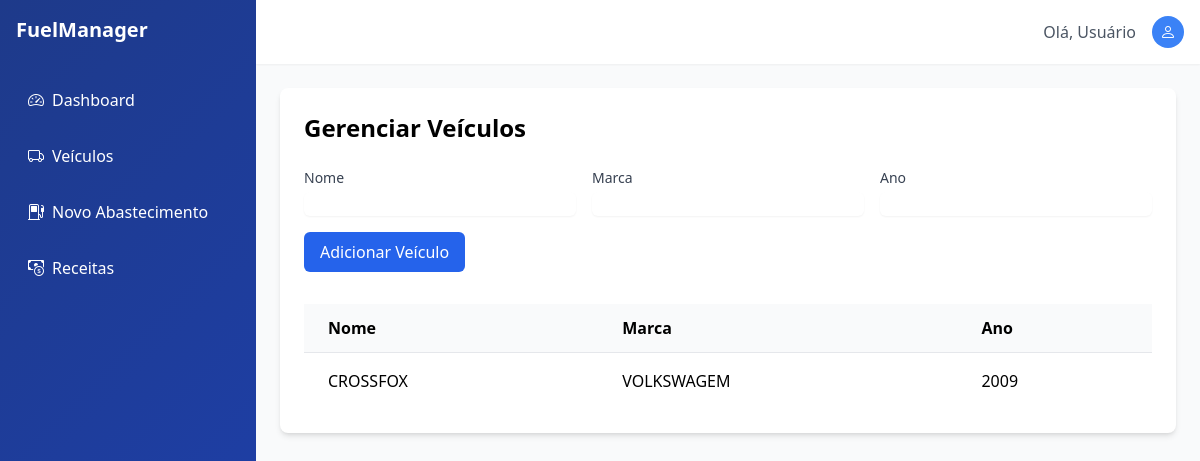
Page /veiculos on the committed database.
### app.py (models this page shows)
class Veiculo(db.Model):
    id = db.Column(db.Integer, primary_key=True)
    nome = db.Column(db.String(100), nullable=False, comment="Nome do veículo (ex: Fiat Toro)")
    marca = db.Column(db.String(50), comment="Marca do veículo")
    ano = db.Column(db.Integer, comment="Ano de fabricação")

### app.py (the view, shortened to what this page needs)
@app.route('/veiculos', methods=['GET', 'POST'])
def veiculos():
    veiculos = Veiculo.query.all()
    return render_template('veiculos.html', veiculos=veiculos)

### templates/veiculos.html
{% extends "base.html" %}
{% block content %}
<div class="bg-white rounded-lg shadow-md p-6">
    <h2 class="text-2xl font-bold mb-6">Gerenciar Veículos</h2>
    <form method="POST" class="space-y-4 mb-8">
        <div class="grid grid-cols-3 gap-4">
            <div>
                <label class="block text-sm font-medium text-gray-700">Nome</label>
                <input type="text" name="nome" required
                    class="mt-1 block w-full rounded-md border-gray-300 shadow-sm">
            </div>
            <div>
                <label class="block text-sm font-medium text-gray-700">Marca</label>
                <input type="text" name="marca"
                    class="mt-1 block w-full rounded-md border-gray-300 shadow-sm">
            </div>
            <div>
                <label class="block text-sm font-medium text-gray-700">Ano</label>
                <input type="number" name="ano"
                    class="mt-1 block w-full rounded-md border-gray-300 shadow-sm">
            </div>
        </div>
        <button type="submit"
            class="bg-blue-600 text-white py-2 px-4 rounded-md hover:bg-blue-700">
            Adicionar Veículo
        </button>
    </form>
    <table class="min-w-full divide-y divide-gray-200">
        <thead>
            <tr>
                <th class="px-6 py-3 bg-gray-50 text-left">Nome</th>
                <th class="px-6 py-3 bg-gray-50 text-left">Marca</th>
                <th class="px-6 py-3 bg-gray-50 text-left">Ano</th>
            </tr>
        </thead>
        <tbody>
            {% for v in veiculos %}
            <tr>
                <td class="px-6 py-4">{{ v.nome }}</td>
                <td class="px-6 py-4">{{ v.marca }}</td>
                <td class="px-6 py-4">{{ v.ano }}</td>
            </tr>
            {% endfor %}
        </tbody>
    </table>
</div>
{% endblock %}

### rows in the picture
Veiculo: nome "CROSSFOX", marca "VOLKSWAGEM", ano "2009"
